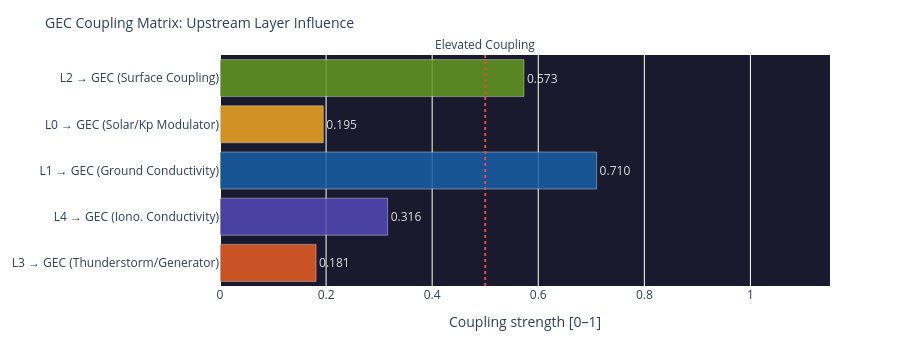

The notebook cell saved with this chart:
### Code cell
# ============================================================
# COUPLING MATRIX – How strongly does each layer influence the GEC?
# ============================================================

# Coupling strengths (0–1) from upstream layer scores
def safe(v, default=0.0):
    return float(v) if v is not None else default

coupling = {
    'L3 → GEC\n(Thunderstorm/Generator)':    safe(l3_thunder_score, 0.15),
    'L4 → GEC\n(Iono. Conductivity)':    safe(l4_ioniz, 0.3),
    'L1 → GEC\n(Ground Conductivity)':   0.71,   # stabil (Ozeananteil)
    'L0 → GEC\n(Solar/Kp Modulator)':    safe(layer0.get('score') if layer0 else None, 0.25),
    'L2 → GEC\n(Surface Coupling)':      safe(layer2.get('components',{}).get('Elec. Surface Coupling',{}).get('score') if layer2 else None, 0.3),
}

names  = list(coupling.keys())
values = list(coupling.values())
colors = ['#E85D24','#534AB7','#185FA5','#F2A623','#639922']

fig = go.Figure(go.Bar(
    x=values, y=names,
    orientation='h',
    marker_color=colors, opacity=0.85,
    text=[f'{v:.3f}' for v in values],
    textposition='outside',
    textfont=dict(color='white')
))
fig.add_vline(x=0.5, line_dash='dot', line_color='#e74c3c',
              annotation_text='Elevated Coupling', annotation_position='top')
fig.update_layout(
    title=dict(text='GEC Coupling Matrix: Upstream Layer Influence', font=dict(size=14)),
    xaxis=dict(title='Coupling strength [0–1]', range=[0, 1.15]),
    height=340, plot_bgcolor='#1a1a2e', paper_bgcolor='rgba(0,0,0,0)',
    margin=dict(l=180, r=70, t=55, b=40)
)
fig.show()

### Figure 1 — Plotly figure (JSON) as saved in the notebook; plotly's stock layout.template omitted (floating-point values rounded to 4 significant figures)
{"data": [{"marker": {"color": ["#E85D24", "#534AB7", "#185FA5", "#F2A623", "#639922"]}, "opacity": 0.85, "orientation": "h", "text": ["0.181", "0.316", "0.710", "0.195", "0.573"], "textfont": {"color": "white"}, "textposition": "outside", "type": "bar", "x": [0.1811, 0.316, 0.71, 0.1947, 0.573], "y": ["L3 → GEC\n(Thunderstorm/Generator)", "L4 → GEC\n(Iono. Conductivity)", "L1 → GEC\n(Ground Conductivity)", "L0 → GEC\n(Solar/Kp Modulator)", "L2 → GEC\n(Surface Coupling)"]}], "layout": {"annotations": [{"showarrow": false, "text": "Elevated Coupling", "x": 0.5, "xanchor": "center", "xref": "x", "y": 1, "yanchor": "bottom", "yref": "y domain"}], "height": 340, "margin": {"b": 40, "l": 180, "r": 70, "t": 55}, "paper_bgcolor": "rgba(0,0,0,0)", "plot_bgcolor": "#1a1a2e", "shapes": [{"line": {"color": "#e74c3c", "dash": "dot"}, "type": "line", "x0": 0.5, "x1": 0.5, "xref": "x", "y0": 0, "y1": 1, "yref": "y domain"}], "title": {"font": {"size": 14}, "text": "GEC Coupling Matrix: Upstream Layer Influence"}, "xaxis": {"range": [0, 1.15], "title": {"text": "Coupling strength [0–1]"}}}}
